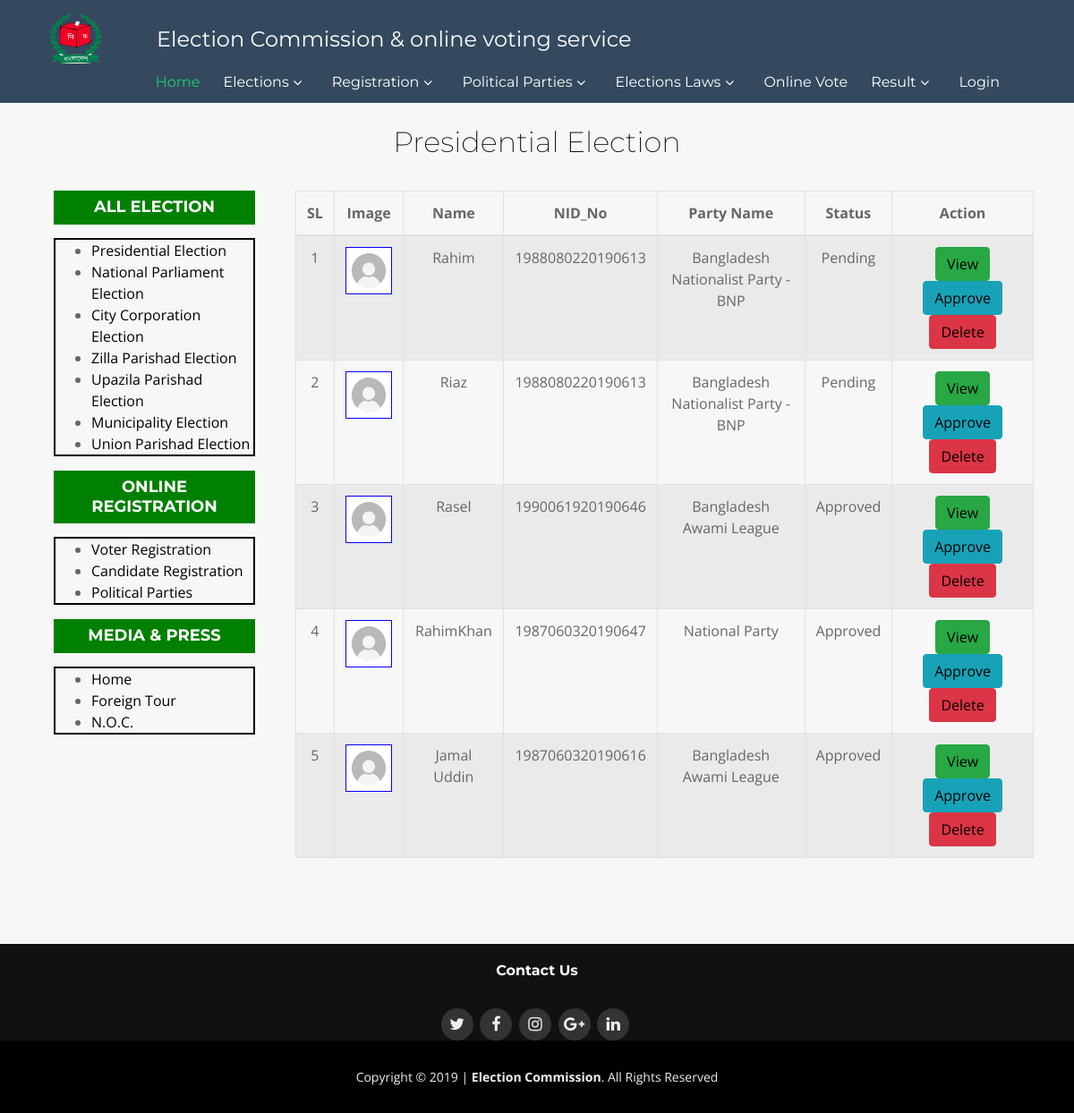
Screenshot of /candidate_request.php with the database file from the repository.
### tables this page shows
CREATE TABLE `election_session` (
  `id` int(30) NOT NULL,
  `election_date` date NOT NULL,
  `election_type` varchar(100) NOT NULL
);

CREATE TABLE `candidate_request` (
  `id` int(30) NOT NULL,
  `election_date` varchar(50) NOT NULL,
  `NID_No` varchar(100) NOT NULL,
  `name` varchar(100) NOT NULL,
  `photo` varchar(200) NOT NULL,
  `election_type` varchar(100) NOT NULL,
  `party_name` varchar(100) NOT NULL,
  `status` int(5) NOT NULL
);

### candidate_request.php (the view, shortened to what this page needs)
<?php include('header.php'); ?>
<?php
$sql = "select * from election_session order by election_date";
$result = mysqli_query($vote, $sql);
$row = mysqli_fetch_assoc($result);
$election_type = $row['election_type'];
?>
    <div style="padding: 40px;"></div>
    <section id="contact" class="section-bg wow fadeInUp">
        <div class="container">
            <div class="section-header">
                <?php $search = array("_");
                $replace = array(" ");
                $name2 = str_replace($search, $replace, $election_type);
                ?>
                <h3><?= $name2 ?></h3>
            </div>
            <div class="row contact-info">
                <div class="col-md-3 col-sm-2 col-xs-12 col-sm-offset-2">
                    <?php include('leftSide.php'); ?>
                </div>
                <div class="col-md-9 col-sm-8 col-xs-12 col-sm-offset-2">
                    <table width="100%" class="table table-striped table-bordered table-hover" id="dataTables-example">
                        <thead class="">
                        <th>SL</th>
                        <th>Image</th>
                        <th>Name</th>
                        <th>NID_No</th>
                        <th>Party Name</th>
                        <th>Status</th>
                        <th>Action</th>
                        </thead>
                        <tbody align="center">
                        <?php
                        $sql2 = "select * from candidate_request ORDER BY id DESC ";
                        $result2 = mysqli_query($vote, $sql2);
                        $i=1;
                        ?>
                        <?php while ($row = mysqli_fetch_assoc($result2)) {  ?>
                            <tr>
                                <td width="auto"><label class="first"> <?= $i ?></label></td>
                                <td><img src="<?= $row['photo']; ?>" class="img-fluid" width="60" alt="Not Found"
                                         style="border: 1px solid blue;"></td>
                                <td width="auto"><label class="first"> <?= $row['name'] ?></label></td>
                                <td width="auto"><label class="first"> <?= $row['NID_No'] ?></label></td>
                                <td width="auto"><label class="first"> <?= $row['party_name'] ?></label></td>
                                <td width="auto"><label class="first">
                                        <?php
                                        if($row['status']==0)
                                        {
                                            echo "Pending";
                                        }
                                        else
                                        {
                                            echo "Approved";
                                        }
                                        $i++;
                                            ?>
                                    </label></td>
                                <td class="text-center" width="auto">
                                    <a class="btn btn-success btn-fill pull-center"
                                       href="candidate_view.php?NID_No=<?php echo $row['NID_No']; ?>">View</a>
                                    <a class="btn btn-info btn-fill pull-center"
                                       onclick="return confirm('Are you sure?')"
                                       href="approved_candidate.php?id=<?php echo $row['id']; ?>">Approve</a>
                                    <a class="btn btn-danger btn-fill pull-center"
                                       onclick="return confirm('Are you sure?')"
                                       href="delete_candidate.php?id=<?php echo $row['id']; ?>">Delete</a>
                                </td>
                            </tr>
                        <?php } ?>
                        </tbody>
                    </table>
                </div>
            </div>
        </div>
    </section>
<?php include('footer.php'); ?>

### css/style.css (style rules this page uses)
body { background: #fff; color: #666666; font-family: "Open Sans", sans-serif; }
a { color: #18d26e; transition: 0.5s; }
h1, h2, h3, h4, h5, h6 { font-family: "Montserrat", sans-serif; font-weight: 400; margin: 0 0 20px 0; padding: 0; }
.section-header h3 { font-size: 32px; color: #111; text-transform: capitalize; text-align: center; font-weight: 200; position: relative; padding-bottom: 15px; }
.section-bg { background: #f7f7f7; }
#contact { padding: 60px 0; }
#contact .contact-info { margin-bottom: 20px; text-align: center; }
#contact .contact-info a { color: #000; }

### rows the page displays
election_session: election_type "Presidential Election"
candidate_request: photo (picture), name "Rahim", NID_No "1988080220190613", party_name "Bangladesh Nationalist Party - BNP", status "Pending"
candidate_request: photo (picture), name "Riaz", NID_No "1988080220190613", party_name "Bangladesh Nationalist Party - BNP", status "Pending"
candidate_request: photo (picture), name "Rasel", NID_No "1990061920190646", party_name "Bangladesh Awami League", status "Approved"
candidate_request: photo (picture), name "RahimKhan", NID_No "1987060320190647", party_name "National Party", status "Approved"
candidate_request: photo (picture), name "Jamal Uddin", NID_No "1987060320190616", party_name "Bangladesh Awami League", status "Approved"
